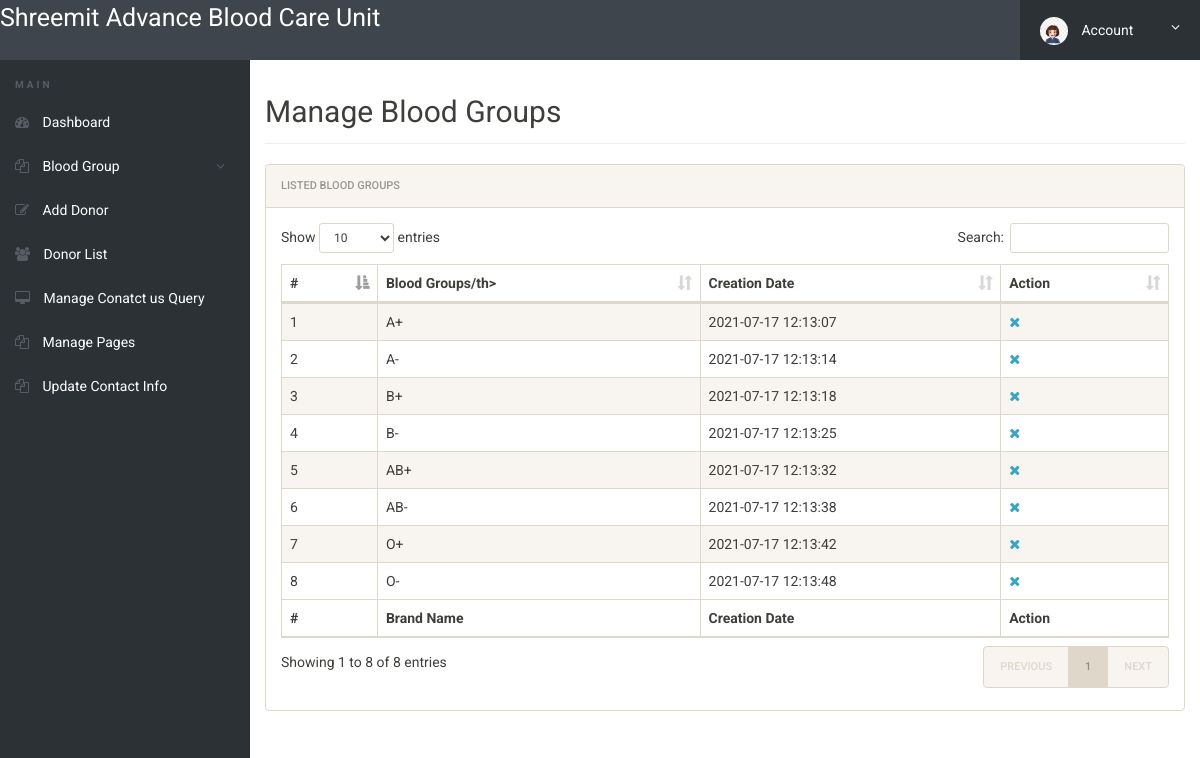
/admin/manage-bloodgroup.php (signed in), run on the app's committed database.
### tables this page shows
CREATE TABLE `tblbloodgroup` (
  `id` int(11) NOT NULL,
  `BloodGroup` varchar(20) DEFAULT NULL,
  `PostingDate` timestamp NOT NULL DEFAULT current_timestamp()
);

### admin/manage-bloodgroup.php (the view, shortened to what this page needs)
<?php
include('includes/config.php');
if(strlen($_SESSION['alogin'])==0)
	{
header('location:index.php');
}
else{
 ?>
<!doctype html>
<html lang="en" class="no-js">
<head>
	<link rel="stylesheet" href="css/font-awesome.min.css">
	<link rel="stylesheet" href="css/bootstrap.min.css">
	<link rel="stylesheet" href="css/dataTables.bootstrap.min.css">
	<link rel="stylesheet" href="css/bootstrap-social.css">
	<link rel="stylesheet" href="css/bootstrap-select.css">
	<link rel="stylesheet" href="css/fileinput.min.css">
	<link rel="stylesheet" href="css/awesome-bootstrap-checkbox.css">
	<link rel="stylesheet" href="css/style.css">
</head>
<body>
	<?php include('includes/header.php');?>
	<div class="ts-main-content">
		<?php include('includes/leftbar.php');?>
		<div class="content-wrapper">
			<div class="container-fluid">
				<div class="row">
					<div class="col-md-12">
						<h2 class="page-title">Manage Blood Groups</h2>
						<div class="panel panel-default">
							<div class="panel-heading">Listed  Blood Groups</div>
							<div class="panel-body">
								<table id="zctb" class="display table table-striped table-bordered table-hover" cellspacing="0" width="100%">
									<thead>
										<tr>
										<th>#</th>
												<th>Blood Groups/th>
											<th>Creation Date</th>
											<th>Action</th>
										</tr>
									</thead>
									<tfoot>
										<tr>
										<th>#</th>
											<th>Brand Name</th>
											<th>Creation Date</th><th>Action</th>
										</tr>
									</tfoot>
									<tbody>
<?php $sql = "SELECT * from  tblbloodgroup ";
$query = $dbh -> prepare($sql);
$query->execute();
$results=$query->fetchAll(PDO::FETCH_OBJ);
$cnt=1;
if($query->rowCount() > 0)
{
foreach($results as $result)
{				?>
										<tr>
											<td><?php echo htmlentities($cnt);?></td>
											<td><?php echo htmlentities($result->BloodGroup);?></td>
											<td><?php echo htmlentities($result->PostingDate);?></td>
<td>
<a href="manage-bloodgroup.php?del=<?php echo $result->id;?>" onclick="return confirm('Do you want to delete');"><i class="fa fa-close"></i></a></td>
										</tr>
										<?php $cnt=$cnt+1; }} ?>
									</tbody>
								</table>
							</div>
						</div>
					</div>
				</div>
			</div>
		</div>
	</div>
</body>
</html>
<?php } ?>

### admin/css/style.css (style rules this page uses)
html { font-size: 14px; }
@media only screen and (min-width: 480px) { html { font-size: 17px; } }
@media only screen and (min-width: 768px) { html { font-size: 14px; } }
body { font-size: 1em; }
a { color: #37a6c4; }
.panel { overflow: hidden; }
.page-title { padding-bottom: 15px; margin-bottom: 20px; border-bottom: 1px solid #f0f0f0; }
.ts-main-content .content-wrapper { padding-top: 15px; margin-top: 60px; }
@media only screen and (min-width: 992px) { .ts-main-content .content-wrapper { margin-left: 250px; } }

### data on the page
tblbloodgroup: BloodGroup "A+", PostingDate "2021-07-17 12:13:07"
tblbloodgroup: BloodGroup "A-", PostingDate "2021-07-17 12:13:14"
tblbloodgroup: BloodGroup "B+", PostingDate "2021-07-17 12:13:18"
tblbloodgroup: BloodGroup "B-", PostingDate "2021-07-17 12:13:25"
tblbloodgroup: BloodGroup "AB+", PostingDate "2021-07-17 12:13:32"
tblbloodgroup: BloodGroup "AB-", PostingDate "2021-07-17 12:13:38"
tblbloodgroup: BloodGroup "O+", PostingDate "2021-07-17 12:13:42"
tblbloodgroup: BloodGroup "O-", PostingDate "2021-07-17 12:13:48"
